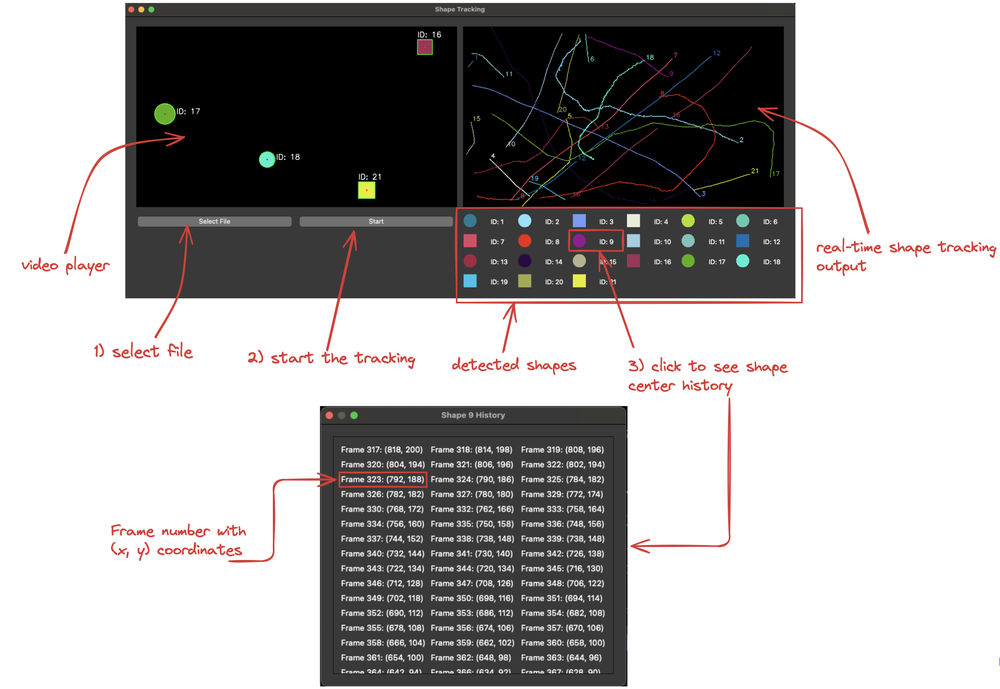
#> input picture guide.png, 1000 x 689 px, shrunk from 1946 x 1340 before the run
$ python -i detector.py   (imports and definitions only)
#> lines starting #> are read from the running program, lines starting #| are printed output that depends on the picture; after the words box and inside, x2 and y2 are one past the last pixel; in counts of white or black regions, pixels touching at a corner belong together
#> further down, picture is the input picture: shape (689, 1000, 3); mean B, G, R 165.5, 165.9, 168
import cv2
import numpy as np

class Detector:
    """
        simple class that manages the detection of shapes in given image (frame).

        Methods
        -------
        detect_circles(frame: np.array) -> list

        detect_rectangles(frame: np.array) -> list
    """

    def detect_circles(self, frame: np.ndarray) -> list:
        gray_image = cv2.cvtColor(frame, cv2.COLOR_BGR2GRAY) # needed for HoughCircles

        # simple preprocessing for better circle detection
        _, thresholded_image = cv2.threshold(gray_image, 11, 255, cv2.THRESH_BINARY)
        blurred_image = cv2.blur(thresholded_image, (4, 4))

        circles = cv2.HoughCircles(
            blurred_image,
            cv2.HOUGH_GRADIENT,
            dp=1,
            minDist=20,
            param1=50,
            param2=30,
            minRadius=10,
            maxRadius=0
        )

        # convert np.int64 values to int
        if circles is not None:
            circles = np.round(circles[0, :]).astype("int")
            circles = [(int(x), int(y), int(z)) for (x, y, z) in circles]

        return circles

    def detect_rectangles(self, frame: np.ndarray) -> list:
        gray = cv2.cvtColor(frame, cv2.COLOR_BGR2GRAY)
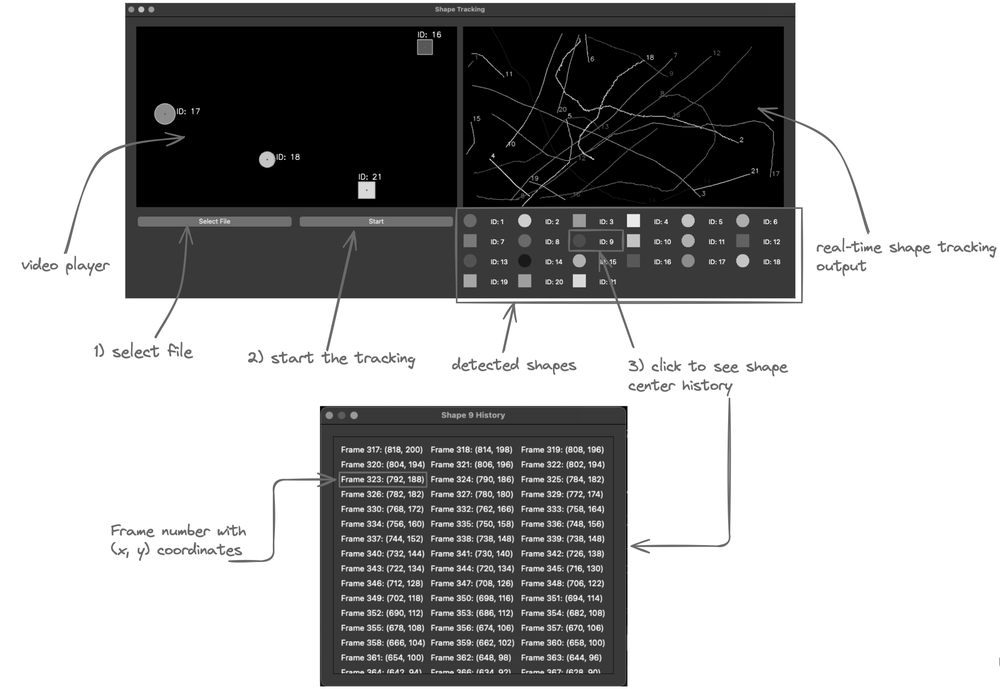
#> gray: shape (689, 1000); min 0, max 255, mean 166.5

        blurred = cv2.medianBlur(gray, 5)
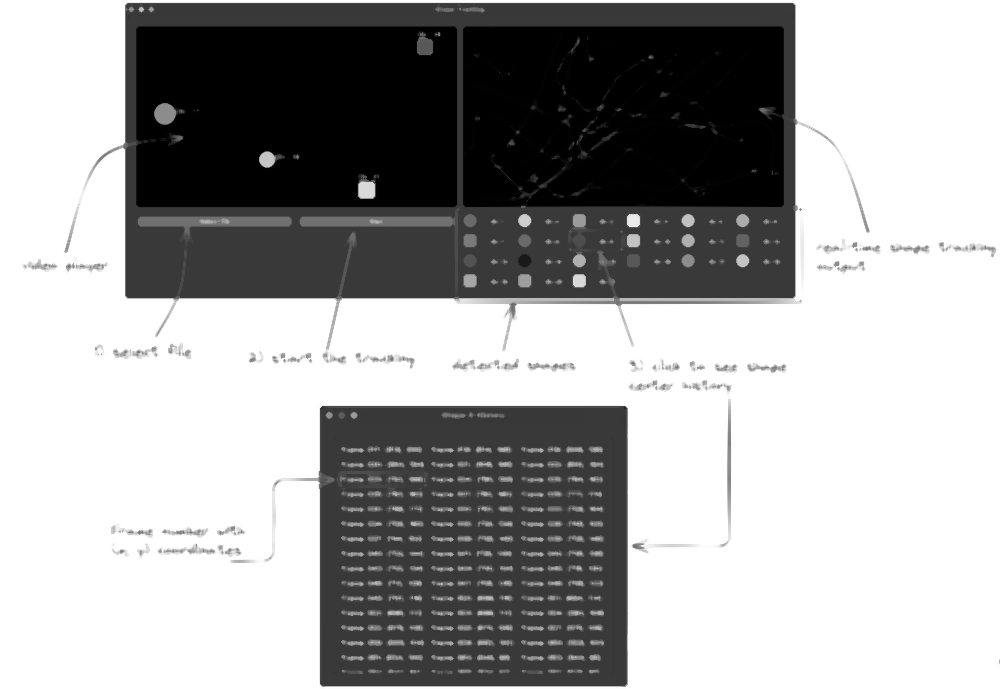
#> blurred: shape (689, 1000); min 0, max 255, mean 165.5
        edged = cv2.Canny(blurred, 50, 150)
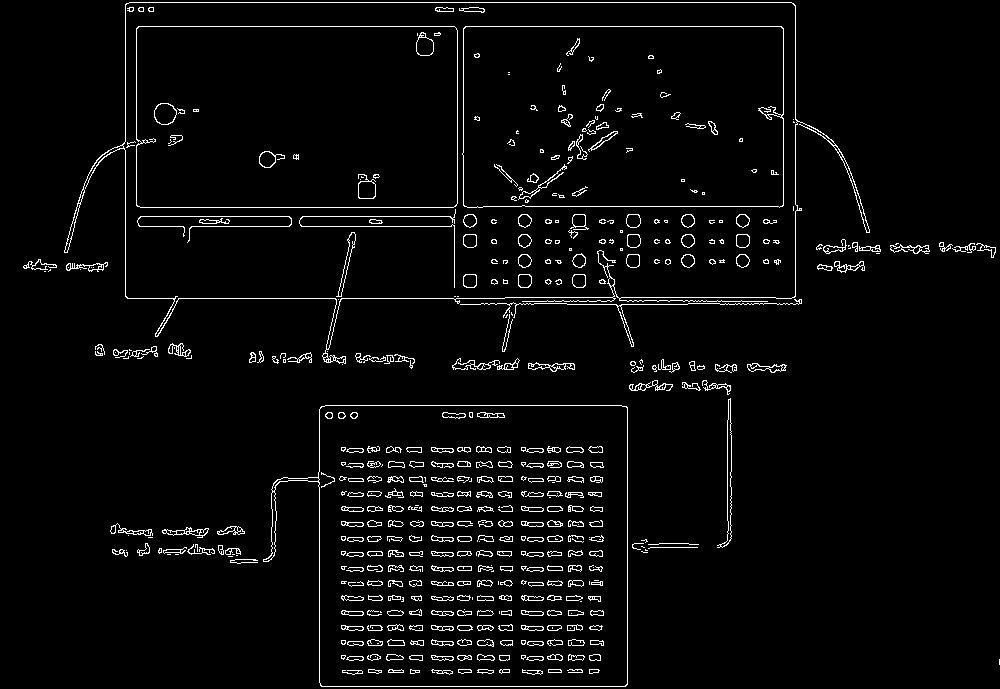
#> edged: shape (689, 1000); 3.6% white in thin lines or dots
        contours, _ = cv2.findContours(edged, cv2.RETR_EXTERNAL, cv2.CHAIN_APPROX_SIMPLE)
#> contours = 95 contours, 50 with area under 20; largest, box (x1, y1, x2, y2) and area: (64, 2, 870, 364) 198987, (263, 405, 628, 687) 86948, (717, 398, 732, 548) 488, (162, 527, 209, 538) 202, (528, 362, 575, 372) 198

        rectangles = []
        for contour in contours:
            approx = cv2.approxPolyDP(contour, 0.02 * cv2.arcLength(contour, True), True)
            if len(approx) == 4:
                (x, y, w, h) = cv2.boundingRect(approx)
                rectangles.append((x, y, x + w, y + h))
#> this loop made 95 passes
#> (approx, x, y, w, h) on passes 10, 30, 47: ([[645, 549], [645, 550], [647, 550], [646, 550]], 645, 549, 3, 2), ([[730, 398], [728, 533], [717, 547], [731, 538]], 717, 398, 15, 150), ([[283, 359], [283, 362], [285, 362], [285, 359]], 283, 359, 3, 4)
#> (x, y, w, h) on passes 66, 72, 78, 84: (129, 349, 3, 2), (502, 314, 11, 38), (48, 269, 3, 3), (848, 247, 3, 2)
#> after the loop, rectangles = [(645, 549, 648, 551), (717, 398, 732, 548), (283, 359, 286, 363), (129, 349, 132, 351), (502, 314, 513, 352), (48, 269, 51, 272), (848, 247, 851, 249)]

        return rectangles

>>> import cv2
>>> picture = cv2.imread('guide.png')
>>> result = Detector().detect_rectangles(picture)
#> result has the same summary as rectangles in detect_rectangles
